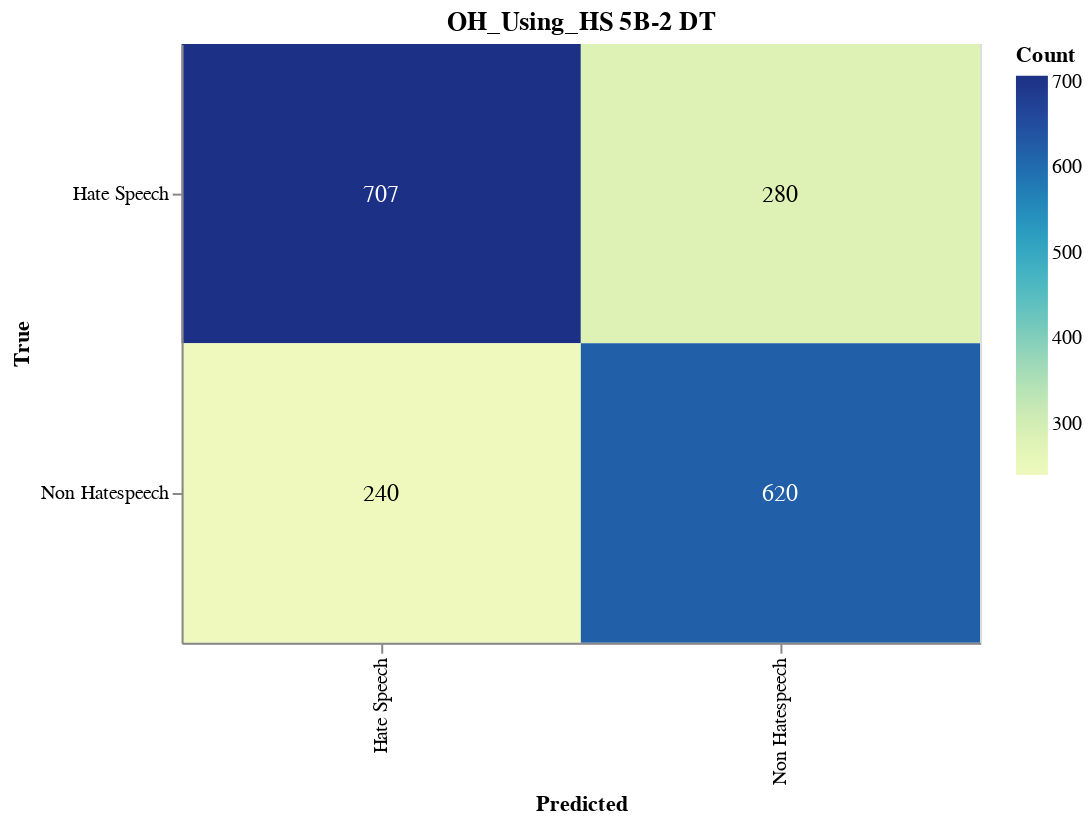

Write notebook code for a chart like this one.
### Markdown cell above
#### Save Confusion Matrix

### Code cell
import altair as alt
import pandas as pd
from sklearn.metrics import confusion_matrix

# Calculate the confusion matrix
cm = confusion_matrix(true_labels, adjusted_predictions)

# Define class names
class_names = ['Hate Speech', 'Non Hatespeech']

# Convert confusion matrix to DataFrame
cm_df = pd.DataFrame(cm, index=class_names, columns=class_names).reset_index().melt(id_vars='index')
cm_df.columns = ['True', 'Predicted', 'Count']

# Ensure the order of categories
cm_df['True'] = pd.Categorical(cm_df['True'], categories=class_names, ordered=True)
cm_df['Predicted'] = pd.Categorical(cm_df['Predicted'], categories=class_names, ordered=True)

# Create the Altair plot
heatmap = alt.Chart(cm_df).mark_rect().encode(
    x=alt.X('Predicted:O', sort=class_names),
    y=alt.Y('True:O', sort=class_names),
    color='Count:Q',
    tooltip=['True', 'Predicted', 'Count']
).properties(
    width=400,
    height=300,
    title='OH_Using_HS 5B-2 DT'
)

# Add text labels
text = heatmap.mark_text(
    align='center',
    baseline='middle',
    fontSize=12
).encode(
    text='Count:Q',
    color=alt.condition(
        alt.datum.Count > cm.max() / 2,
        alt.value('white'),
        alt.value('black')
    )
)

# Combine heatmap and text
final_chart = heatmap + text

# Display the plot
final_chart.show()

### Figure 1 — Vega-Lite specification as saved in the notebook (floating-point values rounded to 4 significant figures)
{"config": {"view": {"continuousWidth": 300, "continuousHeight": 300}}, "layer": [{"mark": {"type": "rect"}, "encoding": {"color": {"field": "Count", "type": "quantitative"}, "tooltip": [{"field": "True", "type": "ordinal"}, {"field": "Predicted", "type": "ordinal"}, {"field": "Count", "type": "quantitative"}], "x": {"field": "Predicted", "sort": ["Hate Speech", "Non Hatespeech"], "type": "ordinal"}, "y": {"field": "True", "sort": ["Hate Speech", "Non Hatespeech"], "type": "ordinal"}}, "title": "OH_Using_HS 5B-2 DT"}, {"mark": {"type": "text", "align": "center", "baseline": "middle", "fontSize": 12}, "encoding": {"color": {"condition": {"test": "(datum.Count > 353.5)", "value": "white"}, "value": "black"}, "text": {"field": "Count", "type": "quantitative"}, "tooltip": [{"field": "True", "type": "ordinal"}, {"field": "Predicted", "type": "ordinal"}, {"field": "Count", "type": "quantitative"}], "x": {"field": "Predicted", "sort": ["Hate Speech", "Non Hatespeech"], "type": "ordinal"}, "y": {"field": "True", "sort": ["Hate Speech", "Non Hatespeech"], "type": "ordinal"}}, "title": "OH_Using_HS 5B-2 DT"}], "data": {"name": "data-802f2624edc20bfbdd1cd138035dd46f"}, "height": 300, "width": 400, "$schema": "https://vega.github.io/schema/vega-lite/v5.17.0.json", "datasets": {"data-802f2624edc20bfbdd1cd138035dd46f": [{"True": "Hate Speech", "Predicted": "Hate Speech", "Count": 707}, {"True": "Non Hatespeech", "Predicted": "Hate Speech", "Count": 240}, {"True": "Hate Speech", "Predicted": "Non Hatespeech", "Count": 280}, {"True": "Non Hatespeech", "Predicted": "Non Hatespeech", "Count": 620}]}}
